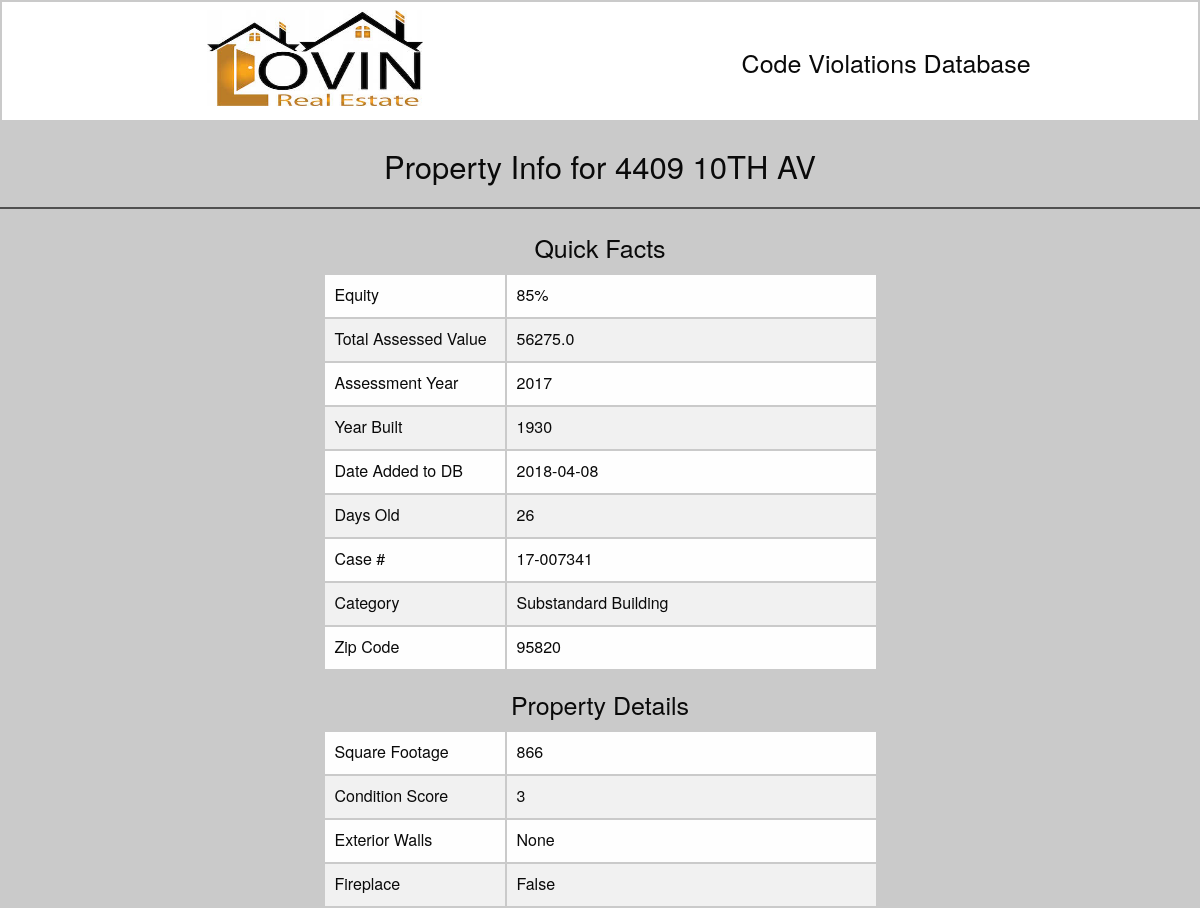
Before: /propertyInfo/17-007341/ (upper part) with the older database file.
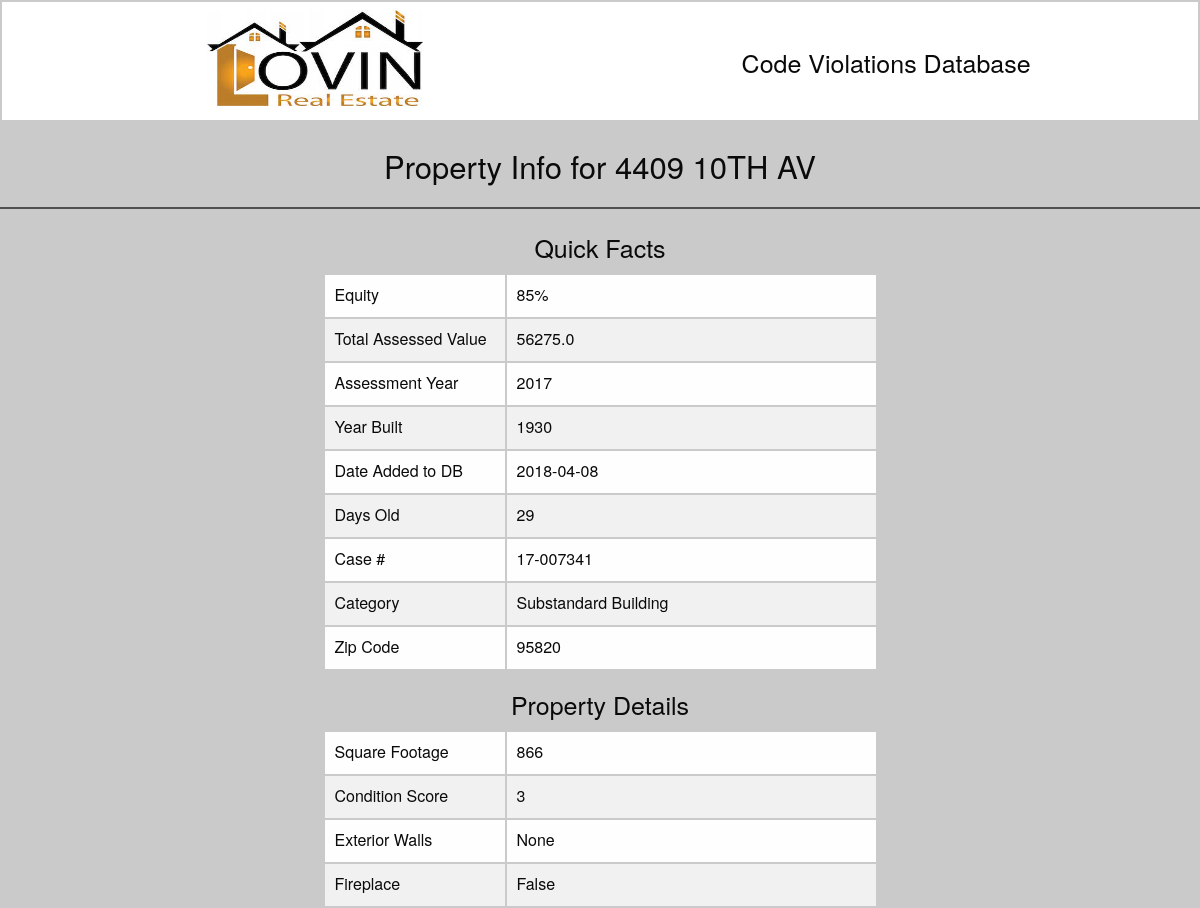
After: the same page with the newer database file.
### webscraper/models.py (models this page shows, shortened)
class House(models.Model):
    caseNum = models.CharField(max_length=20)
    streetNum = models.CharField(max_length=20)
    streetName = models.CharField(max_length=20)
    category = models.CharField(max_length=100)
    squareFootage = models.CharField(max_length=10, null=True)
    buildingConditionScore = models.CharField(max_length=5, null=True)
    exteriorWalls = models.CharField(max_length=50, null=True)
    fireplace = models.CharField(max_length=10, null=True)
    garageCount = models.CharField(max_length=10, null=True)
    numStories = models.CharField(max_length=10, null=True)
    numBedrooms = models.CharField(max_length=10, null=True)
    pool = models.CharField(max_length=10, null=True)
    propertyType = models.CharField(max_length=50, null=True)
    roofCover = models.CharField(max_length=30, null=True)
    propertyAcreage = models.CharField(max_length=20, null=True)
    style = models.CharField(max_length=50, null=True)
    numBaths = models.CharField(max_length=10, null=True)
    yearBuilt = models.CharField(max_length=10, null=True)
    apn = models.CharField(max_length=30, null=True)
    assessmentYear = models.CharField(max_length=20, null=True)
    taxYear = models.CharField(max_length=10, null=True)
    totalAssessedValue = models.CharField(max_length=20, null=True)
    taxAmount = models.CharField(max_length=20, null=True)
    daysOld = models.CharField(max_length=10)
    dateAdded = models.CharField(max_length=20)
    geoLookup = models.CharField(max_length=30)
    zipCode = models.CharField(max_length=20)

### webscraper/views.py (the view)
# urls.py: url(r'^propertyInfo/(?P<caseNum>[\d]+\-?[\d]+)/$', propertyInfo),
def propertyInfo(request, caseNum):
    property_info = get_object_or_404(House, caseNum=caseNum)
    cur_property = House.objects.get(caseNum=caseNum)
    if cur_property.geoLookup != "":
        street_view_url = "https://www.google.com/maps/embed/v1/streetview?&location=" + cur_property.geoLookup + "&key=AIzaSyDWGLTRDyhM0EuhzZ3Jfk1WqA5MbHjrt78"
    else:
        street_view_url = ""
    context = {
        'street_view_url':street_view_url,
        'property_info':property_info,
        'title':"Property Info",
        }
    return render(request,'propertyInfo.html',context)

### webscraper/templates/propertyInfo.html (shortened to what this page needs)
{% extends "default.html" %}
{% load static %}
{% block content %}
<div data-container class="row, small-12 columns, top-bar">
   <div class="small-2 columns show-for-large">
   </div>
   <div class="small-4 columns logo show-for-large" style="background-image: url({% static 'images/logo-small.jpg' %})">
      <br><br><br><br>
   </div>
   <div class="small-6 columns end show-for-large" style="padding-top:3%; padding-left:12%;">
      <h4> Code Violations Database </h4>
   </div>
</div>
<div class="background">
   <br>
   <h3 align="center">Property Info for {{ property_info.streetNum }}
   {{ property_info.streetName }} </h3>
   <hr class="customColor">
   <div class="row">
      <div class="small-12 columns">
         <div class="small-3 columns">
         </div>
         <div class="tableDiv, small-6 columns">
            <h4 align="center">Quick Facts</h4>
            <table class="hover">
               <tbody>
                  <tr>
                     <td width="180"> Equity </td>
                     <td>
                        {% if property_info.category  %}
                           85%
                        {% endif %}
                     </td>
                  </tr>
                  <tr>
                     <td> Total Assessed Value </td>
                     <td> {{ property_info.totalAssessedValue }} </td>
                  </tr>
                  <tr>
                     <td> Assessment Year </td>
                     <td> {{ property_info.assessmentYear }} </td>
                  </tr>
                  <tr>
                     <td> Year Built </td>
                     <td> {{ property_info.yearBuilt }} </td>
                  </tr>
                  <tr>
                     <td> Date Added to DB </td>
                     <td> {{ property_info.dateAdded }} </td>
                  </tr>
                  <tr>
                     <td> Days Old </td>
                     <td> {{ property_info.daysOld }} </td>
                  </tr>
                  <tr>
                     <td> Case # </td>
                     <td> {{ property_info.caseNum }} </td>
                  </tr>
                  <tr>
                     <td> Category </td>
                     <td> {{ property_info.category }} </td>
                  </tr>
                  <tr>
                     <td> Zip Code </td>
                     <td> {{ property_info.zipCode }} </td>
                  </tr>
               </tbody>
            </table>
            <h4 align="center">Property Details</h4>
            <table class="hover">
               <tbody>
                  <tr>
                     <td width="180"> Square Footage </td>
                     <td> {{ property_info.squareFootage }} </td>
                  </tr>
                  <tr>
                     <td> Condition Score </td>
                     <td> {{ property_info.buildingConditionScore }} </td>
                  </tr>
                  <tr>
                     <td> Exterior Walls </td>
                     <td> {{ property_info.exteriorWalls }} </td>
                  </tr>
                  <tr>
                     <td> Fireplace </td>
                     <td> {{ property_info.fireplace }} </td>
                  </tr>
               </tbody>
            </table>
         </div>
         <div class="small-3 columns">
         </div>
      </div>
   </div>
   <br>
</div>
{% endblock %}

### webscraper/templates/default.html (shortened to what this page needs)
{% extends "base.html" %}
{% load static %}
{% block head %}
<link rel="stylesheet" href="{% static "css/foundation.css" %}">
<link rel="stylesheet" href="{% static "css/app.css" %}">
{% endblock %}

### webscraper/templates/base.html (shortened to what this page needs)
<!DOCTYPE html>
<html>
  <head>
  {% block head %}{% endblock %}
  </head>
  <body>
    {% block content %}
    {% endblock %}
  </body>
</html>

### webscraper/static/css/app.css (style rules this page uses)
div.top-bar { background-color: white; height: 120px; width: 100%; border-right: 2px solid #CACACA; border-left: 2px solid #CACACA; border-top: 2px solid #CACACA; }
div.background { background-color: #CACACA; }
hr.customColor { height: 2px; background-color: #505050; }
div.logo { background-repeat:no-repeat; background-size: 55% 100%; }

Changed rows visible on the page:
changed House "10TH AV": daysOld "26" → "29"
